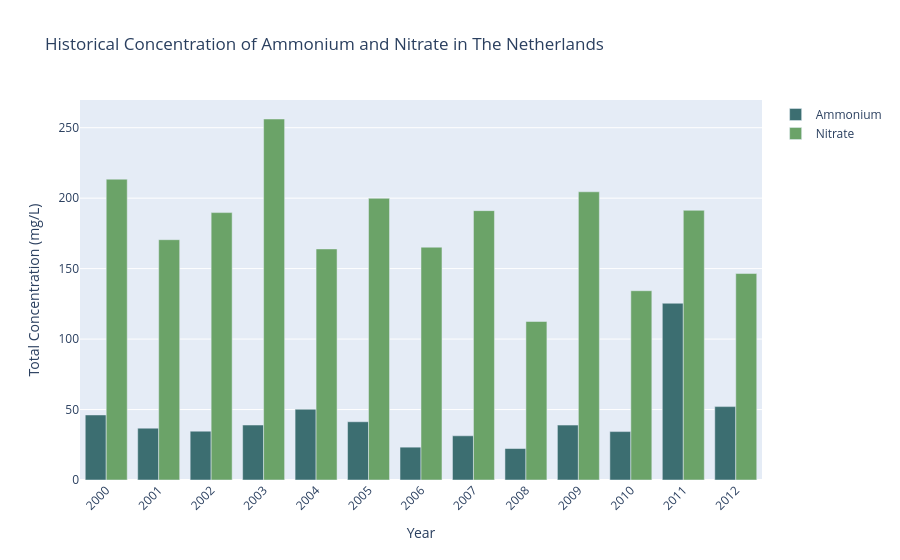

This figure's notebook cell:
### Code cell
# https://plotly.com/python/bar-charts/

# filtering data for The Netherlands
nl_water = water_clean[water_clean['Country'] == 'Netherlands']

grouped = nl_water.groupby(['phenomenonTimeReferenceYear', 'observedPropertyDeterminandLabel'])['resultMeanValue'].sum().reset_index()
pivoted = grouped.pivot(index='phenomenonTimeReferenceYear', columns='observedPropertyDeterminandLabel', values='resultMeanValue').fillna(0)

# sort years
pivoted = pivoted.sort_index()

# data for plotting
years = pivoted.index.astype(str) 
ammonium = pivoted['Ammonium'] if 'Ammonium' in pivoted else [0]*len(years)
nitrate = pivoted['Nitrate'] if 'Nitrate' in pivoted else [0]*len(years)

# making plot
fig = go.Figure()
fig.add_trace(go.Bar(
    x=years,
    y=ammonium,
    name='Ammonium',
    marker_color='#3C6E71'
))
fig.add_trace(go.Bar(
    x=years,
    y=nitrate,
    name='Nitrate',
    marker_color='#6BA368'
))

fig.update_layout(
    title='Historical Concentration of Ammonium and Nitrate in The Netherlands',
    xaxis_title='Year',
    yaxis_title='Total Concentration (mg/L)',
    barmode='group',
    xaxis_tickangle=-45
)

fig.write_html("../visualizations/concentration_properties_GW_NL.html")
fig.show()

### Figure 1 — Plotly figure (JSON) as saved in the notebook; plotly's stock layout.template omitted (floating-point values rounded to 4 significant figures)
{"data": [{"marker": {"color": "#3C6E71"}, "name": "Ammonium", "type": "bar", "x": ["2000", "2001", "2002", "2003", "2004", "2005", "2006", "2007", "2008", "2009", "2010", "2011", "2012"], "y": [46.15, 36.78, 34.66, 39.0, 50.22, 41.33, 23.3, 31.36, 22.33, 38.96, 34.35, 125.4, 52.07]}, {"marker": {"color": "#6BA368"}, "name": "Nitrate", "type": "bar", "x": ["2000", "2001", "2002", "2003", "2004", "2005", "2006", "2007", "2008", "2009", "2010", "2011", "2012"], "y": [213.5, 170.5, 189.8, 256.2, 164.0, 199.9, 165.2, 191.2, 112.5, 204.5, 134.3, 191.4, 146.5]}], "layout": {"autosize": true, "barmode": "group", "title": {"text": "Historical Concentration of Ammonium and Nitrate in The Netherlands"}, "xaxis": {"autorange": true, "range": [-0.6667, 12.67], "tickangle": -45, "title": {"text": "Year"}, "type": "category"}, "yaxis": {"autorange": true, "range": [-0.5, 12.5], "title": {"text": "Total Concentration (mg/L)"}}}}
